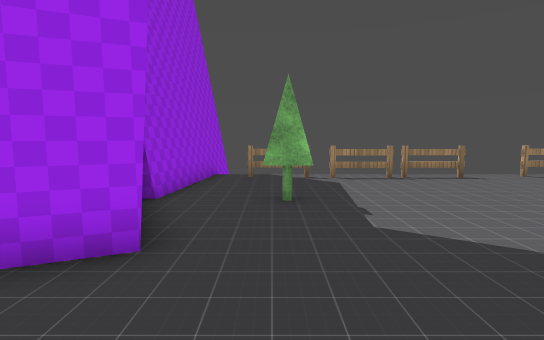
view 1 (above)

16 first-person views from a walk through a 3-D level made in the Godot game engine. The camera is 1.3 m above the floor, tilts 6° down and sees 80° across. The floor is counted in squares, 1 m on a side. Each view is taken from the middle of a square. On the plan, view 1 faces up. The plan holds only what a view shows up to about 14 squares ahead; the rest is blank. The place goes on beyond the plan. Some surface patterns are stand-ins.

view 2
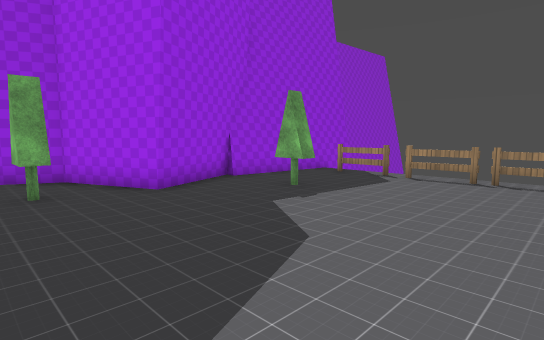

view 3
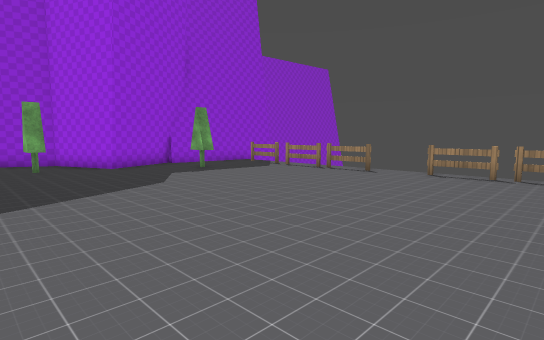

view 4
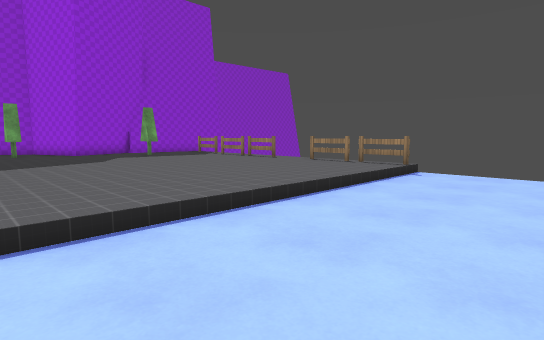

view 5
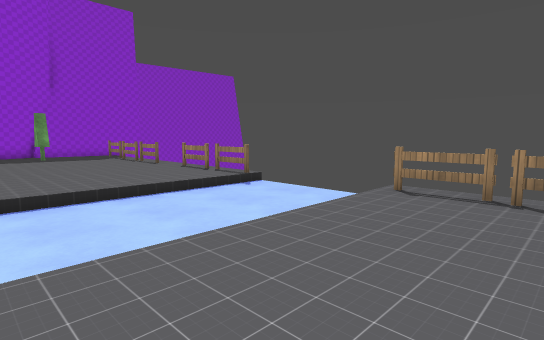

view 6
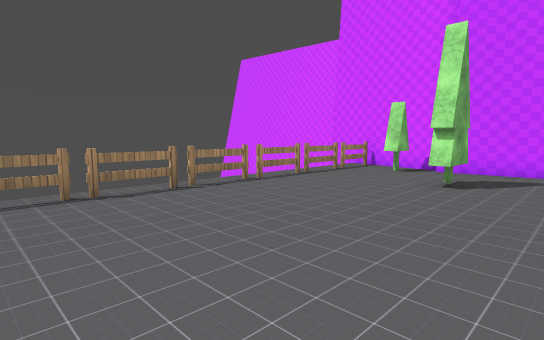

view 7
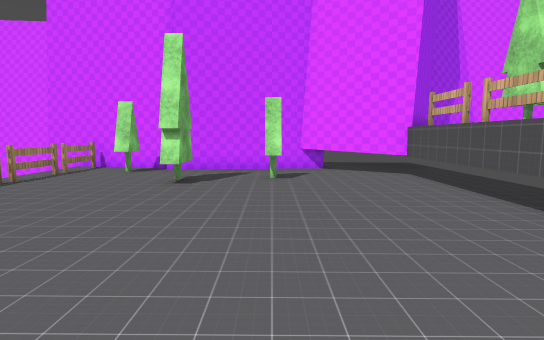

view 8
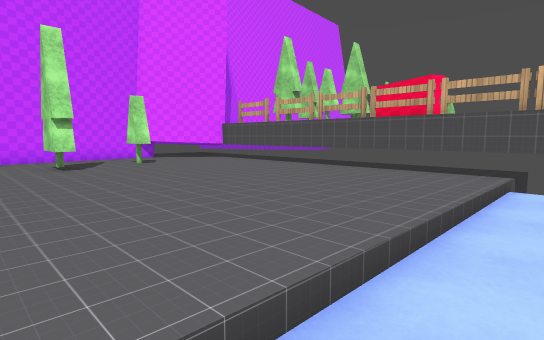

view 9
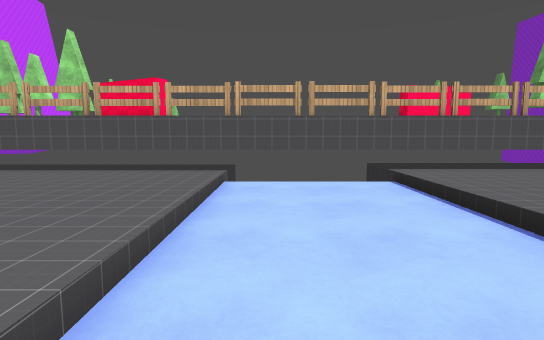

view 10
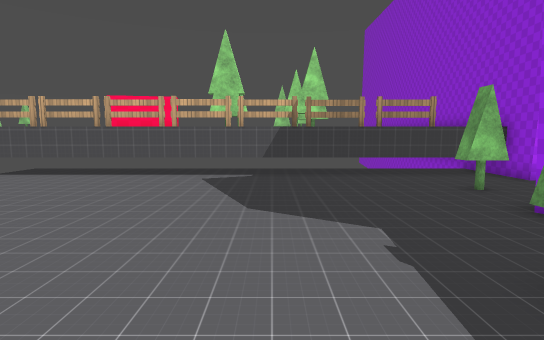

view 11
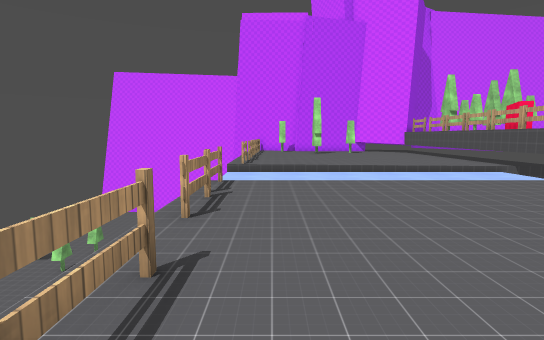

view 12
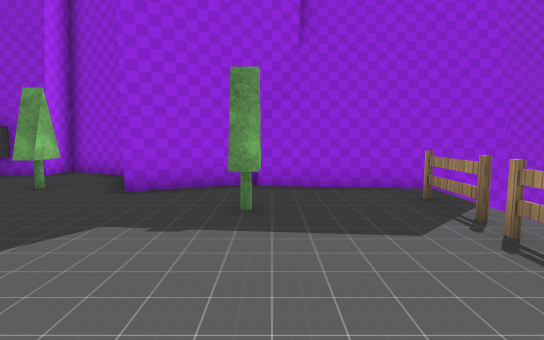

view 13
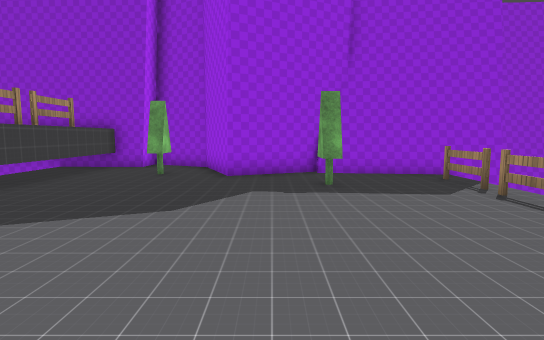

view 14
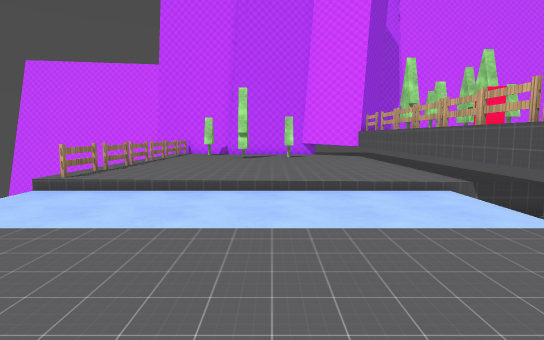

view 15
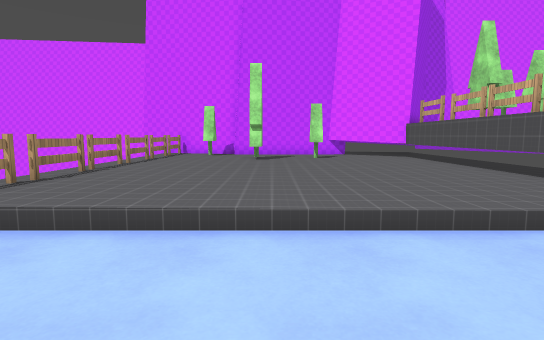

view 16
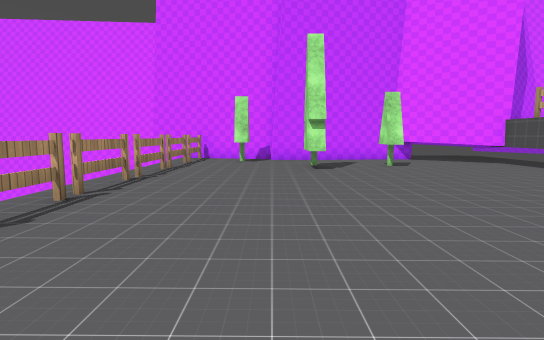

### Floor plan
Key: @ floor where view 1 was taken; # wall or solid block; . main floor; - floor 0.25 m lower than the main floor; ^ raised ledge; v drop or lower ground; F fence; T tree.
Columns run from 6 left of view 1 to 32 right of it. Each row starts with its distance up from view 1.
 13     v
 12     #                                v#
 11     #vvvvvvvvvvvvFFvvvvvvvvvvvvvvvvvv##
 10    ##.FFFFFFF..F...-----.FFFFFFFFFFFF#
  9    ##..............-----.............#
  8    #...............-----...........TT#
  7    #..TT...........-----............##
  6    #...............-----.........TT..#
  5    ##..............-----.............#
  4    ##..............-----.............#
  3  ###...............-----..........T..#
  2  #.................-----.............#
  1 ##..T..............-----.............#
  0 #.....@............-----............##
 -1 ##.................-----............#
 -2  #^^FFF^F^F^FF^F^F^v# #v^F#FFFF######
 -3  ^                ^    v
 -4  ^                ^    ^

Positions as (right, up) in squares from view 1, and headings:
1: (0, 0), facing up
2: (6, 0), facing up-left
3: (12, -1), facing up-left
4: (17, -1), facing up-left
5: (21, 3), facing up-left
6: (18, 3), facing up-right
7: (18, 3), facing right
8: (16, 8), facing down-right
9: (16, 8), facing down
10: (3, 9), facing down
11: (3, 9), facing right
12: (6, 7), facing left
13: (9, 5), facing left
14: (8, 4), facing right
15: (13, 5), facing right
16: (17, 7), facing right
